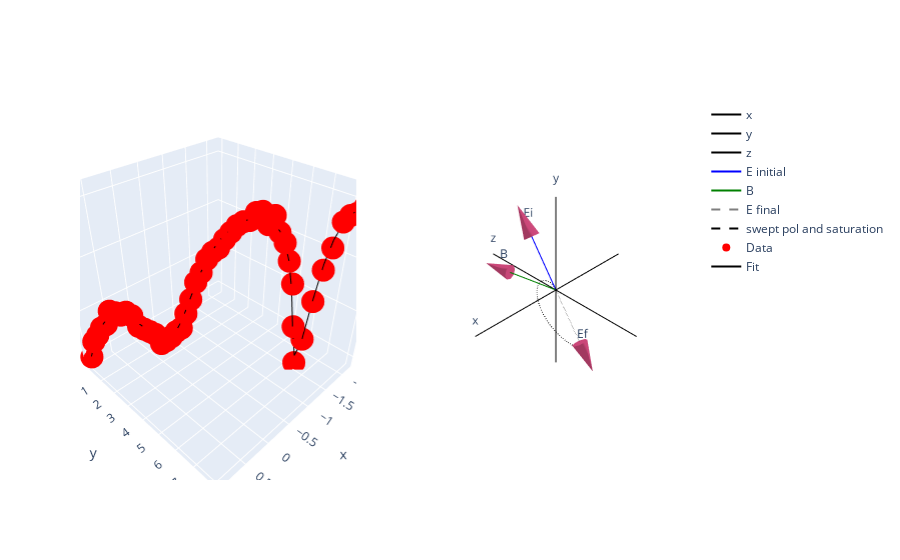

The notebook cell this image was saved under:
### Markdown cell above
Using the PolarVector and fitting algorithm, we can begin to figure out where the B vector is.

We assume that the $\hat{B}$ field is close to $\hat{B}_z$, and the $\hat{E}$ field is $\hat{y}$ nominally, but this is swept to get the curve.

### Code cell
# Generate Actual data
from ion_model import PolarVector, unwrap_angle, Yb171, GenerateTestData, FitFreeParams, calculate_171_pop
from plotly_wrapper import VectorPlot, Subplots, go
import matplotlib.pyplot as plt
import numpy as np

vp = VectorPlot()

# Define the true vectors and parameters of the experiment (used to generate test data)
E = PolarVector(r=1, theta=np.pi/2, phi=np.arccos(1/np.sqrt(3)))
B = PolarVector(r=1, theta=0, phi=np.pi/16)
yb171 = Yb171()
# define the True parameters for a polarisation sweep
thetaBE935 = yb171.optimal_thetaBE
# define other constants
s935 = 1                            # At saturation
zeeman = 0.5 * yb171.Gamma_2P12     # half of the linewidth of the 2S1/2 <-> 2P1/2 transition
detuning370 = 0.5 * yb171.Gamma_2P12   # Detuning from excited state by half of the linewidth of the 2S1/2 <-> 2P1/2 transition
detuning935 = 0.0

# Sweep E polarisation and saturation parameter
s370 = np.linspace(0, 8, 51)

# Polarisation is swept using the E PolarVector
num_steps = 50
# angle per step
angle_step = -np.pi/(num_steps)
# Define all the E vectors (magnitude is going up linearly to mimick saturation sweep)
allE = {f"E{i}": PolarVector(r=(i+1)/num_steps, theta=E.theta, phi=E.phi + angle_step * i) for i in range(num_steps + 1)}
# Calculate thetaBE for each of the E vectors
thetaBE370 = np.array([B.calculate_angle_between(Evec) for Evec in allE.values()])
# Get the change in phi
allPhi = [vec.phi for vec in allE.values()]

# Unwrap thetaBE370 array because theta is always pos, but it should go pos to negative
# thetaBE370 = unwrap_angle(thetaBE370)
# Prepare an arc using the x, y, z values of the E vectors
draw_vec_line = np.array([E.v[:, 1] for E in allE.values()])
# Break them out seperately
x, y, z = draw_vec_line[:, 0], draw_vec_line[:, 1], draw_vec_line[:, 2]
# Add the arc to the vector plot
vp.add_line(x=x, y=y, z=z, line={"color": "black", "dash": "dash"}, name="swept pol and saturation")

# Calculate the test data
TestData = GenerateTestData(detuning370=detuning370, 
                            s_370=s370, 
                            s_935=s935, 
                            zeeman=zeeman, 
                            thetaBE370=thetaBE370, 
                            thetaBE935=thetaBE935, 
                            make_mesh=False)

# Randomise test data
TestData.randomise(0.0007**2)

# Now prepare for the fit. We assume the independent variables are known
x = (thetaBE370, s370)
# "Measured" data
y = TestData.excited_pop_171
# Var names need to be spelled correctly to work. ValueError will be raised otherwise.
x_var_names = ("thetaBE370", "s_370")
yb_model = calculate_171_pop

# Pass args into FitFreeParams
fitting_tool = FitFreeParams(x, y, x_var_names, yb_model)

# Check the free parameters
print(fitting_tool.free_params)

# Define initial conditions (in order of fitting_tool.free_params)
p0 = [5e6 * 2 * np.pi, -0.1e6 * 2 * np.pi, 0.8, 0.4 * yb171.Gamma_2P12, 1]
# Fit data
popt, pcov = fitting_tool.fit(p0=p0)

# Re-calculate the curve
fitted_population = fitting_tool.fit_func((thetaBE370, s370), *popt)

# Put test data and curve-fit into graph object
surface_go = [go.Scatter3d(x=allPhi, y=TestData.mesh_171.s0_370, z=TestData.excited_pop_171, mode='markers', marker={"color": "red"}, name="Data")]
surface_go.append(go.Scatter3d(x=allPhi, y=s370, z=fitted_population, mode='lines', line={"color": "black"}, name="Fit"))

# Add vectors
vp.add_vector({"E initial": E}, {"line": {"color": "blue"}, "text": ["", "Ei"]})
vp.add_vector({"B": B}, {"line": {"color": "green"}, "text": ["", "B"]})
vp.add_vector({"E final": allE[f"E{num_steps}"]}, {"line": {"color": "rgba(0, 0, 0, 0.5)", "dash": "dash"}, "text": ["", "Ef"]})

# rotate vector plot
vp.align_vectors_with_experiment()
# prepare plot
vp.prepare_plot()

# use graph objects in vector plot in subplots class. Defining subplots
sub = Subplots(rows=1, cols=2, specs=[[{'type': 'scene'}, {'type': 'scene'}]])
# update subplots with graph objects
sub.update_subplot(1, 2, vp.graph_objects,
                   update_scenes_kwargs=dict(xaxis_visible=False, yaxis_visible=False, zaxis_visible=False))
sub.update_subplot(1, 1, surface_go, 
                   xaxis_kwargs=dict(title_text="thetaBE"), 
                   yaxis_kwargs=dict(title_text="s370"))

# show subplot
sub.fig.show()

### Figure 1 — Plotly figure (JSON) as saved in the notebook; plotly's stock layout.template omitted (floating-point values rounded to 4 significant figures)
{"data": [{"line": {"color": "black"}, "mode": "lines+text", "name": "x", "scene": "scene2", "text": ["", "x"], "type": "scatter3d", "x": [-1.5, 1.5], "y": [0, -1.837e-16], "z": [0, 1.125e-32]}, {"line": {"color": "black"}, "mode": "lines+text", "name": "y", "scene": "scene2", "text": ["", "y"], "type": "scatter3d", "x": [0, 1.837e-16], "y": [-9.185e-17, -9.185e-17], "z": [-1.5, 1.5]}, {"line": {"color": "black"}, "mode": "lines+text", "name": "z", "scene": "scene2", "text": ["", "z"], "type": "scatter3d", "x": [0, 0], "y": [1.5, -1.5], "z": [-9.185e-17, 9.185e-17]}, {"line": {"color": "blue"}, "mode": "lines+text", "name": "E initial", "scene": "scene2", "text": ["", "Ei"], "type": "scatter3d", "x": [0, 5e-17], "y": [0, -0.5774], "z": [0, 0.8165]}, {"scene": "scene2", "showscale": false, "sizemode": "absolute", "sizeref": 0.5, "type": "cone", "u": [5e-17], "v": [-0.5774], "w": [0.8165], "x": [5e-17, 0], "y": [-0.5774, 0], "z": [0.8165, 0]}, {"line": {"color": "green"}, "mode": "lines+text", "name": "B", "scene": "scene2", "text": ["", "B"], "type": "scatter3d", "x": [0, 0.1951], "y": [0, -0.9808], "z": [0, 6.006e-17]}, {"scene": "scene2", "showscale": false, "sizemode": "absolute", "sizeref": 0.5, "type": "cone", "u": [0.1951], "v": [-0.9808], "w": [6.006e-17], "x": [0.1951, 0], "y": [-0.9808, 0], "z": [6.006e-17, 0]}, {"line": {"color": "rgba(0, 0, 0, 0.5)", "dash": "dash"}, "mode": "lines+text", "name": "E final", "scene": "scene2", "text": ["", "Ef"], "type": "scatter3d", "x": [0, -5.1e-17], "y": [0, 0.5889], "z": [0, -0.8328]}, {"scene": "scene2", "showscale": false, "sizemode": "absolute", "sizeref": 0.5, "type": "cone", "u": [-5.1e-17], "v": [0.5889], "w": [-0.8328], "x": [-5.1e-17, 0], "y": [0.5889, 0], "z": [-0.8328, 0]}, {"line": {"color": "black", "dash": "dash"}, "mode": "lines", "name": "swept pol and saturation", "scene": "scene2", "type": "scatter3d", "x": [9.999e-19, 1.907e-18, 2.71e-18, 3.399e-18, 3.963e-18, 4.395e-18, 4.686e-18, 4.83e-18, 4.821e-18, 4.654e-18, 4.327e-18, 3.837e-18, 3.184e-18, 2.367e-18, 1.389e-18, 2.516e-19, -1.04e-18, -2.482e-18, -4.066e-18, -5.786e-18, -7.633e-18, -9.596e-18, -1.166e-17, -1.383e-17, -1.607e-17, -1.838e-17, -2.075e-17, -2.315e-17, -2.557e-17, -2.801e-17, -3.042e-17, -3.282e-17, -3.516e-17, -3.744e-17, -3.965e-17, -4.175e-17, -4.374e-17, -4.56e-17, -4.73e-17, -4.885e-17, -5.021e-17, -5.137e-17, -5.233e-17, -5.306e-17, -5.355e-17, -5.38e-17, -5.378e-17, -5.351e-17, -5.295e-17, -5.212e-17, -5.1e-17], "y": [-0.01155, -0.0251, -0.04051, -0.05761, -0.07623, -0.09617, -0.1172, -0.1392, -0.1619, -0.185, -0.2083, -0.2317, -0.2547, -0.2773, -0.2991, -0.32, -0.3396, -0.3577, -0.3742, -0.3887, -0.4011, -0.4111, -0.4187, -0.4236, -0.4256, -0.4246, -0.4205, -0.4131, -0.4024, -0.3884, -0.3708, -0.3498, -0.3254, -0.2974, -0.266, -0.2313, -0.1932, -0.152, -0.1077, -0.06048, -0.01053, 0.04198, 0.09682, 0.1538, 0.2126, 0.273, 0.3348, 0.3976, 0.4611, 0.5249, 0.5889], "z": [0.01633, 0.03115, 0.04426, 0.05551, 0.06473, 0.07177, 0.07653, 0.07887, 0.07872, 0.07601, 0.07066, 0.06267, 0.05199, 0.03866, 0.02268, 0.004108, -0.01699, -0.04053, -0.06641, -0.09449, -0.1246, -0.1567, -0.1905, -0.2258, -0.2625, -0.3002, -0.3388, -0.3781, -0.4177, -0.4574, -0.4969, -0.5359, -0.5742, -0.6115, -0.6475, -0.6818, -0.7143, -0.7446, -0.7725, -0.7977, -0.8199, -0.839, -0.8545, -0.8665, -0.8745, -0.8785, -0.8784, -0.8738, -0.8648, -0.8511, -0.8328]}, {"marker": {"color": "red"}, "mode": "markers", "name": "Data", "scene": "scene", "type": "scatter3d", "x": [0.9553, 0.8925, 0.8297, 0.7668, 0.704, 0.6412, 0.5783, 0.5155, 0.4527, 0.3898, 0.327, 0.2642, 0.2013, 0.1385, 0.07567, 0.01284, -0.04999, -0.1128, -0.1757, -0.2385, -0.3013, -0.3642, -0.427, -0.4898, -0.5526, -0.6155, -0.6783, -0.7411, -0.804, -0.8668, -0.9296, -0.9925, -1.055, -1.118, -1.181, -1.244, -1.307, -1.369, -1.432, -1.495, -1.558, -1.621, -1.684, -1.746, -1.809, -1.872, -1.935, -1.998, -2.061, -2.123, -2.186], "y": [0, 0.16, 0.32, 0.48, 0.64, 0.8, 0.96, 1.12, 1.28, 1.44, 1.6, 1.76, 1.92, 2.08, 2.24, 2.4, 2.56, 2.72, 2.88, 3.04, 3.2, 3.36, 3.52, 3.68, 3.84, 4, 4.16, 4.32, 4.48, 4.64, 4.8, 4.96, 5.12, 5.28, 5.44, 5.6, 5.76, 5.92, 6.08, 6.24, 6.4, 6.56, 6.72, 6.88, 7.04, 7.2, 7.36, 7.52, 7.68, 7.84, 8], "z": [-6.162e-05, 0.003703, 0.005168, 0.006918, 0.007648, 0.01064, 0.01029, 0.009762, 0.01042, 0.009636, 0.007263, 0.006609, 0.006048, 0.005413, 0.003233, 0.00393, 0.004838, 0.00606, 0.006833, 0.01008, 0.01311, 0.0166, 0.01851, 0.021, 0.0223, 0.02303, 0.02457, 0.02579, 0.02696, 0.0276, 0.02779, 0.02912, 0.02929, 0.02709, 0.02863, 0.02577, 0.02399, 0.02066, 0.01626, 0.007181, -0.001496, 0.004282, 0.01267, 0.01896, 0.02306, 0.02753, 0.02862, 0.02896, 0.02998, 0.02971, 0.03153]}, {"line": {"color": "black"}, "mode": "lines", "name": "Fit", "scene": "scene", "type": "scatter3d", "x": [0.9553, 0.8925, 0.8297, 0.7668, 0.704, 0.6412, 0.5783, 0.5155, 0.4527, 0.3898, 0.327, 0.2642, 0.2013, 0.1385, 0.07567, 0.01284, -0.04999, -0.1128, -0.1757, -0.2385, -0.3013, -0.3642, -0.427, -0.4898, -0.5526, -0.6155, -0.6783, -0.7411, -0.804, -0.8668, -0.9296, -0.9925, -1.055, -1.118, -1.181, -1.244, -1.307, -1.369, -1.432, -1.495, -1.558, -1.621, -1.684, -1.746, -1.809, -1.872, -1.935, -1.998, -2.061, -2.123, -2.186], "y": [0, 0.16, 0.32, 0.48, 0.64, 0.8, 0.96, 1.12, 1.28, 1.44, 1.6, 1.76, 1.92, 2.08, 2.24, 2.4, 2.56, 2.72, 2.88, 3.04, 3.2, 3.36, 3.52, 3.68, 3.84, 4, 4.16, 4.32, 4.48, 4.64, 4.8, 4.96, 5.12, 5.28, 5.44, 5.6, 5.76, 5.92, 6.08, 6.24, 6.4, 6.56, 6.72, 6.88, 7.04, 7.2, 7.36, 7.52, 7.68, 7.84, 8], "z": [0, 0.002995, 0.005344, 0.007105, 0.008353, 0.009153, 0.009558, 0.009611, 0.009346, 0.008797, 0.008008, 0.007044, 0.006007, 0.005048, 0.004367, 0.004192, 0.004716, 0.006025, 0.008044, 0.01056, 0.01329, 0.01599, 0.01848, 0.02066, 0.02252, 0.02405, 0.0253, 0.02628, 0.02704, 0.0276, 0.02796, 0.02813, 0.02809, 0.0278, 0.02716, 0.02602, 0.02406, 0.02072, 0.01511, 0.006871, 0.0002556, 0.003565, 0.01272, 0.01998, 0.02439, 0.02698, 0.02853, 0.02948, 0.03006, 0.0304, 0.03056]}], "layout": {"scene": {"domain": {"x": [0, 0.45], "y": [0, 1]}}, "scene2": {"domain": {"x": [0.55, 1], "y": [0, 1]}, "xaxis": {"visible": false}, "yaxis": {"visible": false}, "zaxis": {"visible": false}}}}
